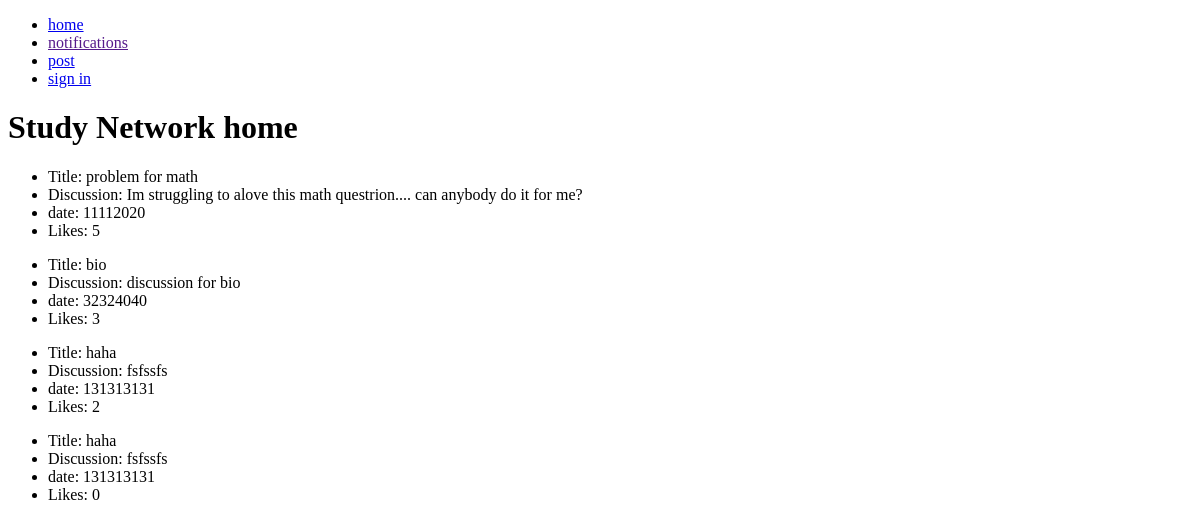
Before: / with the older database file.
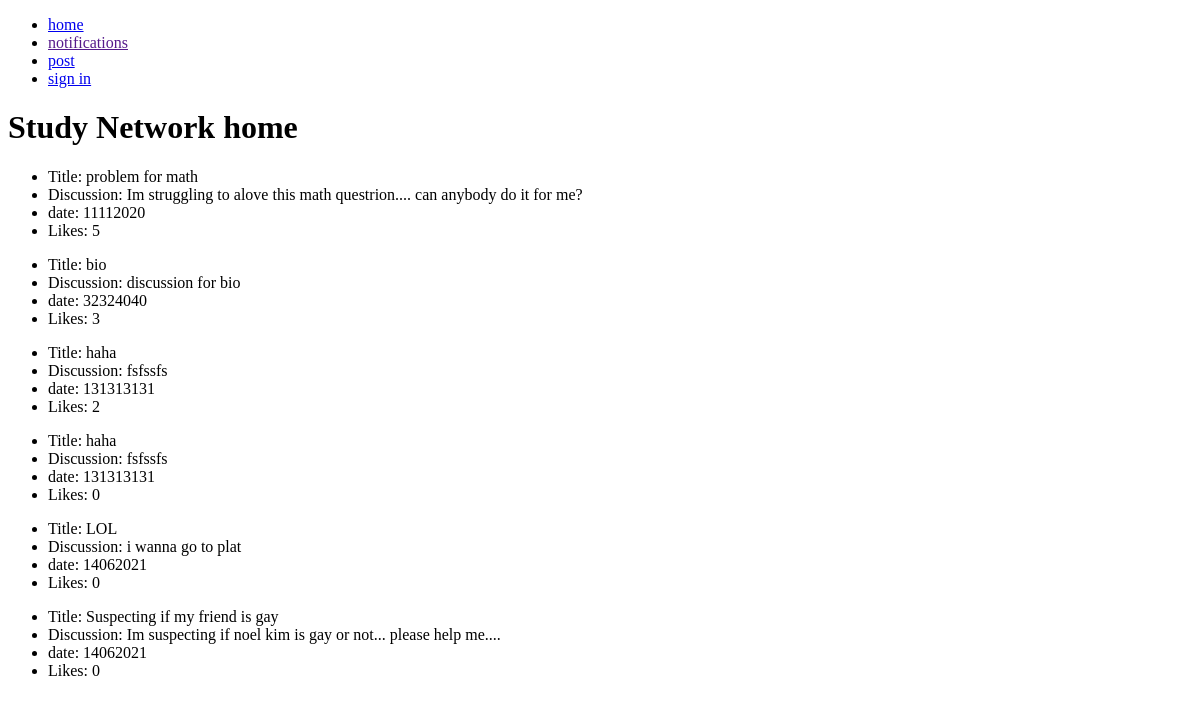
After: the same page with the newer database file.
### models.py (models this page shows)
class Post(db.Model):
    __tablename__ = 'Post'
    id = db.Column(db.Integer, primary_key=True)
    title = db.Column(db.Text)
    discussion = db.Column(db.Text)
    date = db.Column(db.Integer)
    likes = db.Column(db.Integer)
    users_post = db.relationship('User', secondary=PostUser, back_populates='posts_user')
    replies_post = db.relationship('Reply', secondary=PostReply, back_populates='posts_reply')
    categories_post = db.relationship('Categories', secondary=PostCategory, back_populates='posts_category')

### main.py (the view)
@app.route('/')
def home():
    post = models.Post.query.all()
    return render_template('home.html', post=post, title='home')

### main.py (called while the page is built)
@app.before_request
def before_request():
    g.logged_in_user = None
    if 'logged_in_user' in session:
        g.logged_in_user = session['logged_in_user']

### templates/home.html
{% extends 'layout.html' %}
{% block content %}
<h1>Study Network home</h1>
{% for posts in post %}
<ul>
    <li>Title: {{ posts.title }}</li>
    <li>Discussion: {{ posts.discussion}}</li>
    <li>date: {{ posts.date }}</li>
    <li>Likes: {{ posts.likes }}</li>
</ul>
{% endfor %}
{% endblock %}

### templates/layout.html (shortened to what this page needs)
<!DOCTYPE html>
<html>
    <head>
        <link rel="stylesheet" href="/static/css/style.css">
    </head>
    <body>
        {% include 'nav.html' %}
        {% block content %}{% endblock %}
    </body>
</html>

### templates/nav.html
<nav>
<ul>
    <li><a href="/">home</a></li>
    <li><a href="">notifications</a></li>
    <li><a href="/post">post</a></li>
    {% if g.logged_in_user %}
        <li><a href="/profile">profile</a></li>
    {% else %}
        <li><a href="/user">sign in</a></li>
    {% endif %}
</ul>
</nav>

### static/css/style.css (style rules this page uses)
nav { display: block; width: 100px; }

Changed rows visible on the page:
added Post: title "LOL", discussion "i wanna go to plat", date "14062021", likes "0"
added Post: title "Suspecting if my friend is gay", discussion "Im suspecting if noel kim is gay or not... please help me....", date "14062021", likes "0"
